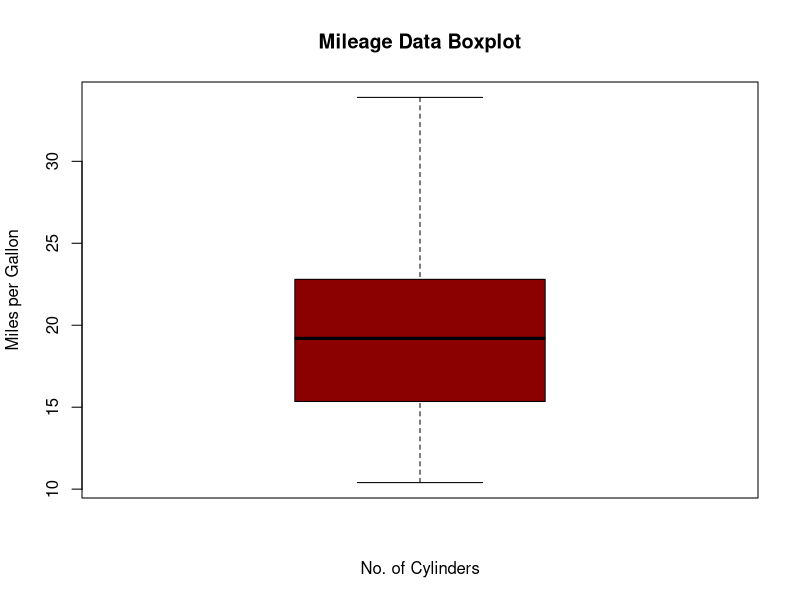

Reproduce this figure in R.
head(mtcars)
Median_mpg <- median(mtcars$mpg)
mean <- mean(mtcars$mpg)
modus <- names(sort(-table(mtcars$mpg))[1])
varians <- var(mtcars$mpg)
standar_deviasi <- sd(mtcars$mpg)
range <- range(mtcars$mpg)
sum(mtcars$mpg)
#boxplot
plot <- boxplot(mtcars$mpg,
                main = "Mileage Data Boxplot",
                ylab = "Miles per Gallon",
                xlab ="No. of Cylinders",
                col  ="#8B0000")
IQR <- IQR(mtcars$mpg)
